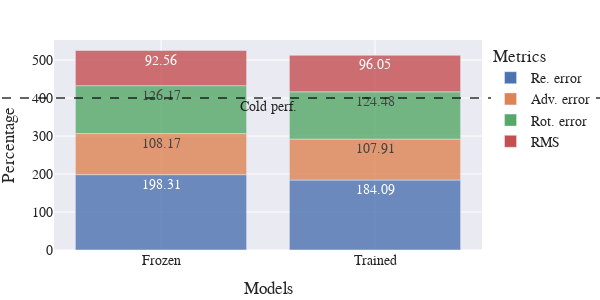

Notebook code cell kept with this figure:
### Code cell
file_name = "FE_F_T"
keys = list(comp_df.keys())
x = [k for k in keys for i in range(4)]
y = []
for k in keys:
    y += [comp_df[k][metric][0][0] for metric in METRICS]
df_formatted = dict(Models=x, Percentage=y, Metrics=METRICS_RENAME*len(keys))
fig = plot_bar(results=df_formatted, title="Performance improvment of FE", 
        width=600, add_hline=True, annotation_text="Cold perf.", annotation_position="bottom")
save_plot(fig, "img/trans/"+file_name+".svg")
fig.show()

### Figure 1 — Plotly figure (JSON) as saved in the notebook; plotly's stock layout.template omitted (floating-point values rounded to 4 significant figures)
{"data": [{"alignmentgroup": "True", "hovertemplate": "Metrics=Re. error<br>Models=%{x}<br>Percentage=%{text}<extra></extra>", "legendgroup": "Re. error", "marker": {"color": "rgb(76,114,176)", "opacity": 0.8, "pattern": {"shape": ""}}, "name": "Re. error", "offsetgroup": "Re. error", "orientation": "v", "showlegend": true, "text": [198.3, 184.1], "textposition": "auto", "type": "bar", "x": ["Frozen", "Trained"], "xaxis": "x", "y": [198.3, 184.1], "yaxis": "y"}, {"alignmentgroup": "True", "hovertemplate": "Metrics=Adv. error<br>Models=%{x}<br>Percentage=%{text}<extra></extra>", "legendgroup": "Adv. error", "marker": {"color": "rgb(221,132,82)", "opacity": 0.8, "pattern": {"shape": ""}}, "name": "Adv. error", "offsetgroup": "Adv. error", "orientation": "v", "showlegend": true, "text": [108.2, 107.9], "textposition": "auto", "type": "bar", "x": ["Frozen", "Trained"], "xaxis": "x", "y": [108.2, 107.9], "yaxis": "y"}, {"alignmentgroup": "True", "hovertemplate": "Metrics=Rot. error<br>Models=%{x}<br>Percentage=%{text}<extra></extra>", "legendgroup": "Rot. error", "marker": {"color": "rgb(85,168,104)", "opacity": 0.8, "pattern": {"shape": ""}}, "name": "Rot. error", "offsetgroup": "Rot. error", "orientation": "v", "showlegend": true, "text": [126.2, 124.5], "textposition": "auto", "type": "bar", "x": ["Frozen", "Trained"], "xaxis": "x", "y": [126.2, 124.5], "yaxis": "y"}, {"alignmentgroup": "True", "hovertemplate": "Metrics=RMS<br>Models=%{x}<br>Percentage=%{text}<extra></extra>", "legendgroup": "RMS", "marker": {"color": "rgb(196,78,82)", "opacity": 0.8, "pattern": {"shape": ""}}, "name": "RMS", "offsetgroup": "RMS", "orientation": "v", "showlegend": true, "text": [92.56, 96.05], "textposition": "auto", "type": "bar", "x": ["Frozen", "Trained"], "xaxis": "x", "y": [92.56, 96.05], "yaxis": "y"}], "layout": {"annotations": [{"showarrow": false, "text": "Cold perf.", "x": 0.5, "xanchor": "center", "xref": "x domain", "y": 400, "yanchor": "top", "yref": "y"}], "barmode": "relative", "font": {"family": "Serif", "size": 14}, "height": 300, "legend": {"title": {"text": "Metrics"}, "tracegroupgap": 0}, "margin": {"b": 5, "l": 5, "r": 5, "t": 40}, "shapes": [{"line": {"color": "black", "dash": "dash", "width": 2}, "opacity": 0.6, "type": "line", "x0": -0.5, "x1": 1.5, "xref": "x domain", "y0": 400, "y1": 400, "yref": "y"}], "width": 600, "xaxis": {"anchor": "y", "domain": [0, 1], "title": {"text": "Models"}}, "yaxis": {"anchor": "x", "domain": [0, 1], "title": {"text": "Percentage"}}}}
